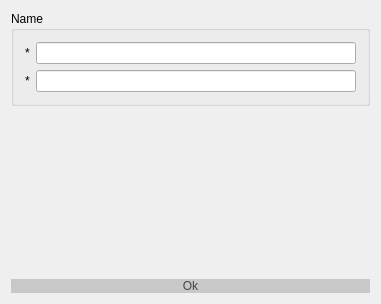
<?xml version="1.0" encoding="UTF-8"?>
<ui version="4.0">
 <class>TeacherDialog</class>
 <widget class="QDialog" name="TeacherDialog">
  <property name="geometry">
   <rect>
    <x>0</x>
    <y>0</y>
    <width>381</width>
    <height>304</height>
   </rect>
  </property>
  <property name="windowTitle">
   <string>TeacherDialog</string>
  </property>
  <layout class="QGridLayout" name="gridLayout_2">
   <item row="0" column="0">
    <layout class="QGridLayout" name="gridLayout">
     <item row="1" column="0">
      <spacer name="verticalSpacer">
       <property name="orientation">
        <enum>Qt::Vertical</enum>
       </property>
       <property name="sizeHint" stdset="0">
        <size>
         <width>20</width>
         <height>40</height>
        </size>
       </property>
      </spacer>
     </item>
     <item row="3" column="0">
      <widget class="QPushButton" name="pushBtnOk">
       <property name="styleSheet">
        <string notr="true">QPushButton{
	font: 75 11pt &quot;Times New Roman&quot;;
	color: rgb(70, 70, 70);
	background-color: rgb(200, 200, 200);
	border: 0px solid;
}

QPushButton:hover {
	background-color: rgb(231, 231, 231);
}</string>
       </property>
       <property name="text">
        <string>Ok</string>
       </property>
      </widget>
     </item>
     <item row="0" column="0">
      <widget class="QGroupBox" name="groupBox">
       <property name="title">
        <string>Name</string>
       </property>
       <layout class="QHBoxLayout" name="horizontalLayout">
        <item>
         <layout class="QGridLayout" name="gridLayout_3">
          <item row="0" column="1">
           <widget class="QLineEdit" name="mFirstName">
            <property name="text">
             <string/>
            </property>
           </widget>
          </item>
          <item row="1" column="1">
           <widget class="QLineEdit" name="mLastName">
            <property name="text">
             <string/>
            </property>
           </widget>
          </item>
          <item row="0" column="0">
           <widget class="QLabel" name="label">
            <property name="text">
             <string>*</string>
            </property>
           </widget>
          </item>
          <item row="1" column="0">
           <widget class="QLabel" name="label_2">
            <property name="text">
             <string>*</string>
            </property>
           </widget>
          </item>
         </layout>
        </item>
       </layout>
      </widget>
     </item>
    </layout>
   </item>
  </layout>
 </widget>
 <layoutdefault spacing="6" margin="11"/>
 <resources/>
 <connections>
  <connection>
   <sender>pushBtnOk</sender>
   <signal>clicked()</signal>
   <receiver>TeacherDialog</receiver>
   <slot>accept()</slot>
   <hints>
    <hint type="sourcelabel">
     <x>258</x>
     <y>285</y>
    </hint>
    <hint type="destinationlabel">
     <x>377</x>
     <y>283</y>
    </hint>
   </hints>
  </connection>
 </connections>
</ui>
